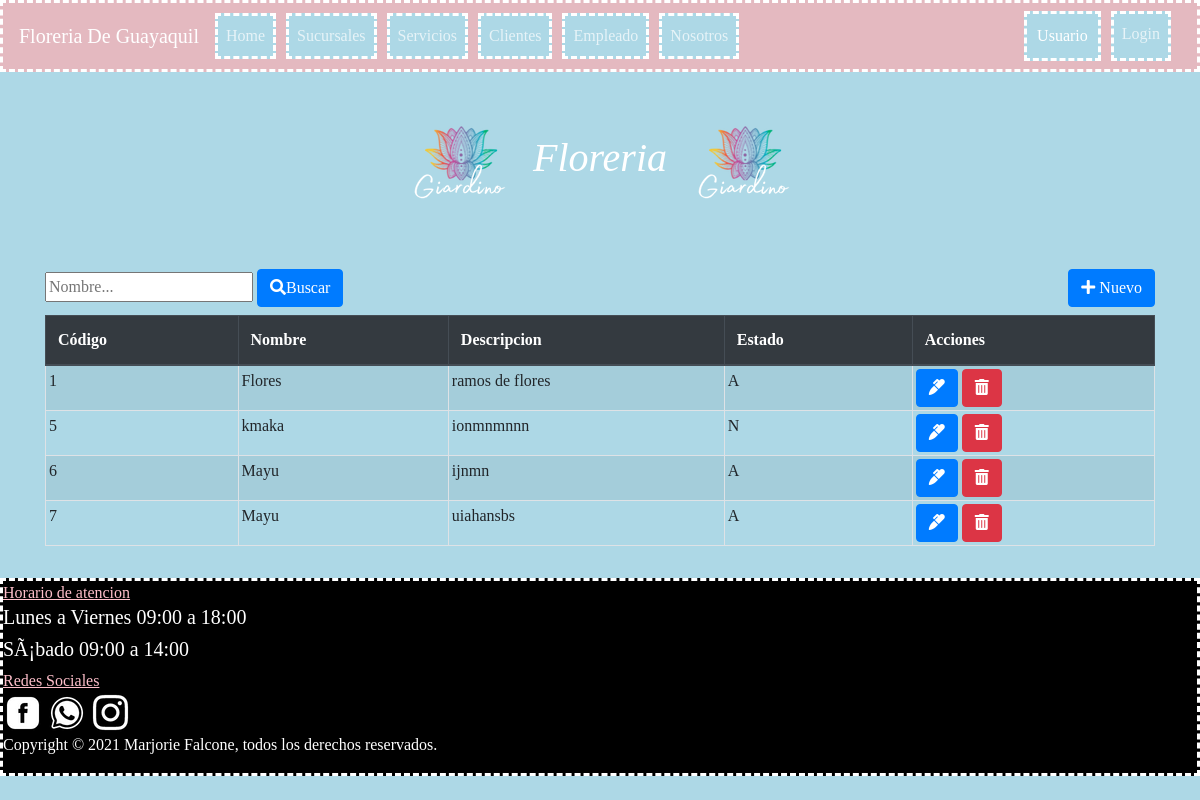
Page /index.php?c=categorias&a=index on the committed database.
### tables this page shows
CREATE TABLE `categoria` (
  `Id_categoria` int(11) NOT NULL,
  `Nombre` varchar(20) NOT NULL,
  `Descripcion` varchar(200) NOT NULL,
  `Estado` varchar(1) NOT NULL
);

### controlador/CategoriasController.php (called while the page is built, shortened)
<?php
require_once 'modelo/dao/CategoriasDAO.php';
class CategoriasController{
    private $modelo;
    public function __construct() {
        $this->modelo = new CategoriasDAO();
    }
    public function index() {
        $resultados = $this->modelo->listar();
        require_once 'vista/categoria/categorias.list.php';
    }
}

### controlador/FrontController.php (called while the page is built, shortened)
<?php
class FrontController {
public function ruteo(){
    $funcion = (!empty($_REQUEST['f']))?htmlentities($_REQUEST['f']):FUNCION_PRINCIPAL;
    $controlador = new $controlador();
    $controlador->$funcion();
}
}

### index.php (called while the page is built)
<?php
require_once 'controlador/FrontController.php';
$frontController = new FrontController();
$frontController->ruteo();

### config/Conexion.php (called while the page is built)
<?php
class Conexion{
    public static function getConexion(){
        $database_username = 'root';
        $database_password = 'Falcone.1998';
        $dbname="floreria";
        $dsn = 'mysql:host=localhost;dbname=' . $dbname;
        $conexion = null;
        try{
            $conexion = new PDO($dsn, $database_username, $database_password );
        }catch(Exception $e){
                echo $e;
                die("error " . $e->getMessage());
        }
        return $conexion;
    }
}

### modelo/dao/CategoriasDAO.php (called while the page is built, shortened)
<?php
require_once 'config/Conexion.php';
class CategoriasDAO {
     private $con;
    public function __construct() {
        $this->con = Conexion::getConexion();
    }
    public function listar() {
        $sql = "select * from categoria ;";
        $stmt = $this->con->prepare($sql);
        $stmt->execute();
        $resultados = $stmt->fetchAll(PDO::FETCH_ASSOC);
        return $resultados;
    }
}

### vista/categoria/categorias.list.php (the view)
<?php require_once 'vista/templates/encabezado.php'; ?>
<div class="container">
    <div class="row">
        <div class="col-sm-6">
            <form action="index.php?c=categorias&f=buscar" method="POST">
                <input type="text" name="busqueda" id="busqueda"  placeholder="Nombre..."/>
                <button type="submit" class="btn btn-primary"><i class="fas fa-search"></i>Buscar</button>
            </form>
        </div>
        <div class="col-sm-6 d-flex flex-column align-items-end">
            <a href="index.php?c=categorias&f=nuevo">
                <button type="button" class="btn btn-primary"><i class="fas fa-plus"></i> Nuevo</button>
            </a>
        </div>
    </div>
    <div class="table-responsive mt-2">
        <table class="table table-striped table-bordered">
            <thead class="thead-dark">
            <th>Código</th>
            <th>Nombre </th>
            <th>Descripcion </th>
            <th>Estado </th>
            <th>Acciones </th>
            </thead>
            <tbody class="tabladatos">
                <?php
                foreach ($resultados as $fila) {
                    ?>
                    <tr>
                        <td><?php echo $fila['Id_categoria']; ?></td>
                        <td><?php echo $fila['Nombre']; ?></td>
                         <td><?php echo $fila['Descripcion']; ?></td>
                        <td><?php echo $fila['Estado']; ?></td>
                        <td><a class="btn btn-primary" href="index.php?c=categorias&f=editar&id=<?php echo $fila['Id_categoria']; ?>"><i class="fas fa-marker"></i></a>
                            <a class="btn btn-danger" onclick="if (!confirm('Esta seguro de eliminar el producto?'))
                                        return false;"  href="index.php?c=categorias&f=eliminar&id=<?php echo $fila['Id_categoria']; ?>">
                                <i class="fas fa-trash-alt"></i></a>
                        </td>
                    </tr>
                <?php } ?>
            </tbody>
        </table>
    </div>
</div>
<?php require_once 'vista/templates/piedepagina.php'; ?>

### assets/css/styles.css (style rules this page uses)
.tabladatos tr td { padding: 3px ; }

### assets/css/Style.css (style rules this page uses)
body { font-family: cursive; background: pink; }

### vista/templates/piedepagina.php (style rules this page uses)
button { background-color: pink; }

### rows in the picture
categoria: Id_categoria "1", Nombre "Flores", Descripcion "ramos de flores", Estado "A"
categoria: Id_categoria "5", Nombre "kmaka", Descripcion "ionmnmnnn", Estado "N"
categoria: Id_categoria "6", Nombre "Mayu", Descripcion "ijnmn", Estado "A"
categoria: Id_categoria "7", Nombre "Mayu", Descripcion "uiahansbs", Estado "A"
